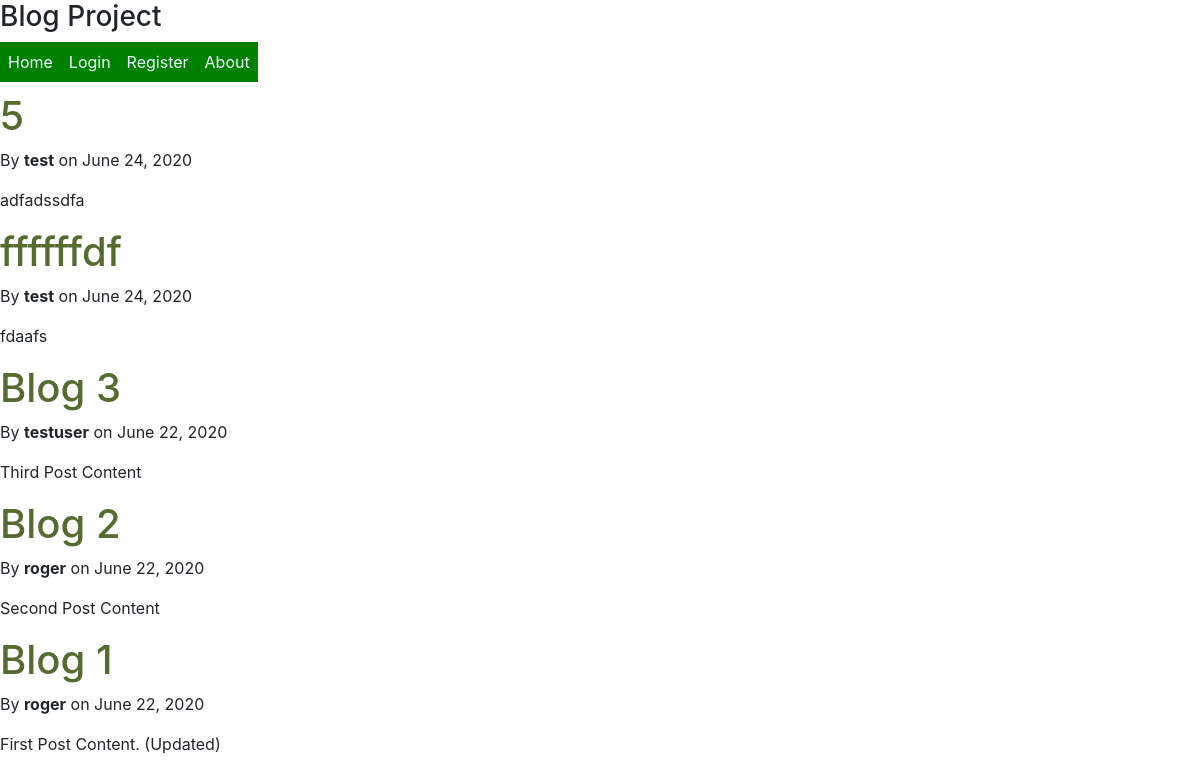
The page / on the database its author committed.
### blog/models.py (models this page shows, shortened)
class Post(models.Model):
    title = models.CharField(max_length=100)
    content = models.TextField()
    date_posted = models.DateTimeField(default=timezone.now)
    author = models.ForeignKey(User, on_delete=models.CASCADE)

### blog/views.py (the view)
# urls.py: path('', PostListView.as_view(), name='blog-home'),
class PostListView(ListView):
    model = Post
    template_name = 'blog/home.html'  # <app>/<model>_list.html
    context_object_name = 'posts'
    ordering = ['-date_posted']

### blog/templates/blog/home.html
{% extends 'blog/base.html'%}
{% block content%}
{% for post in posts %}
<article>
    <h1>
        <a style="color: darkolivegreen;" href="{% url 'post-detail' post.id %}">
            {{ post.title}}
        </a>
    </h1>
    <p>By <b>{{post.author}}</b> on {{post.date_posted|date:"F d, Y"}}</p>
    <p>{{ post.content}}</p>
</article>
{% endfor%}
{% endblock content %}

### blog/templates/blog/base.html (shortened to what this page needs)
{% load static %}
<!DOCTYPE html>
<html lang="en">
<head>
    <link rel="stylesheet" href="https://stackpath.bootstrapcdn.com/bootstrap/4.5.0/css/bootstrap.min.css"
>
    <link rel="stylesheet" href="{% static 'blog/main.css' %}">
</head>
<body>
    <div id="project-title">
        <h3>Blog Project</h3>
    </div>
    <div id="navb">
        <ul>
            <li><a href="{% url 'blog-home'%}">Home</a></li>
            {% if user.is_authenticated %}
            <li><a href="{% url 'profile' %}">Profile</a></li>
            <li><a href="{% url 'logout' %}">Logout</a></li>
            {% else %}
            <li><a href="{% url 'login' %}">Login</a></li>
            <li><a href="{% url 'register'%}">Register</a></li>
            {% endif %}
            <li><a href="{% url 'blog-about' %}">About</a></li>
        </ul>
    </div>
    <div id="content">{% block content%}{% endblock%}</div>
</body>
</html>

### blog/static/blog/main.css (style rules this page uses)
#project-title { position: relative; margin-top: 0; }
#navb { position: relative; height: 10%; width: 100%; }
ul { list-style-type: none; margin: 0; padding: 0; overflow: hidden; }
li { float: left; }
li a { display: block; padding: 8px; background-color:green; }
a { color:azure }
#content { margin-top: 10px; }

### rows shown on the page
Post: title "5", author "test", date_posted "June 24, 2020", content "adfadssdfa"
Post: title "ffffffdf", author "test", date_posted "June 24, 2020", content "fdaafs"
Post: title "Blog 3", author "testuser", date_posted "June 22, 2020", content "Third Post Content"
Post: title "Blog 2", author "roger", date_posted "June 22, 2020", content "Second Post Content"
Post: title "Blog 1", author "roger", date_posted "June 22, 2020", content "First Post Content. (Updated)"
